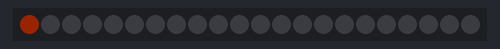
Recording of a sketch running on a simulated Arduino Uno, built with avr-gcc and run on an emulated ATmega328P. Parts: 22 RGB LEDs in strip order, left to right. Dim RGB values are drawn brighter than linear.

Above: at 0.05 s.
At 0.55 s:
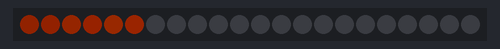
At 1.15 s:
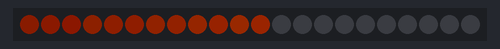
At 1.65 s:
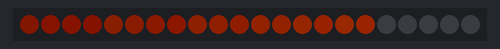
At 2.2 s:
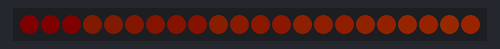

The sketch:

example-04-move-fade.ino
```cpp
//
// Arduino Light Studies examples
// Jonas Vorwerk 2018
// https://jonasvorwerk.nl
//

#include "FastLED.h"

// How many leds in your strip?
#define NUM_LEDS 22

#define DATA_PIN    13
#define CLOCK_PIN   12
#define LED_TYPE    APA102
#define COLOR_ORDER BGR

byte hue = 20;
byte sat = 255;
byte val = 255;

int current_led = 0;

// Define the array of leds
CRGB leds[NUM_LEDS];

void setup() {
  //FastLED.addLeds<LED_TYPE, DATA_PIN>(leds, NUM_LEDS);
  //FastLED.addLeds<LED_TYPE,DATA_PIN,COLOR_ORDER>(leds, NUM_LEDS);
  FastLED.addLeds<LED_TYPE,DATA_PIN,CLOCK_PIN,COLOR_ORDER>(leds, NUM_LEDS);
  FastLED.setBrightness(32);
  FastLED.clear();
}

void loop() {

  fadeToBlackBy(leds, NUM_LEDS, 20);

  leds[current_led] = CHSV(hue, sat, val);

  if(current_led > NUM_LEDS-1) {
    current_led = 10;
  } else {
    current_led++;
  }

  FastLED.show();
  delay(100);

  //FastLED.clear();
}
```
